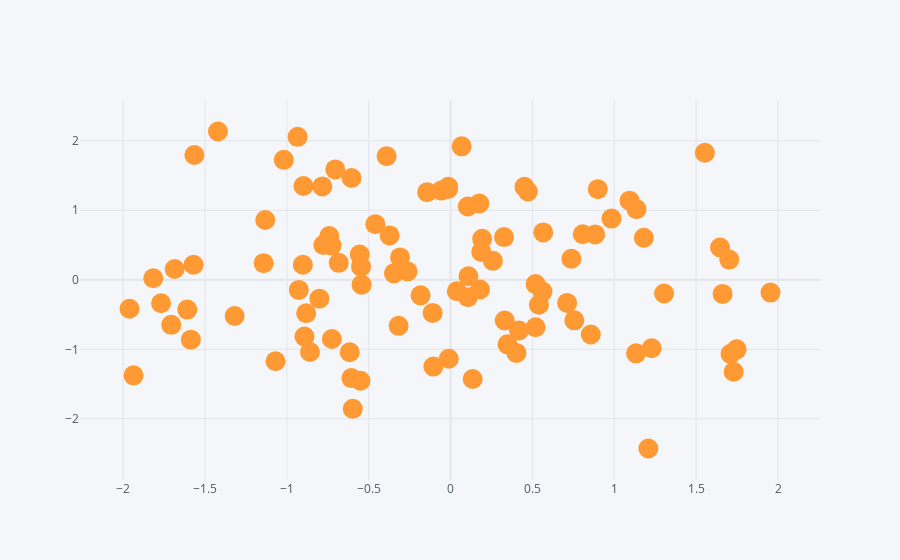

Notebook source saved alongside this figure:
### Code cell
df.iplot(kind='scatter',x='A',y='B',mode='markers',size=20)
